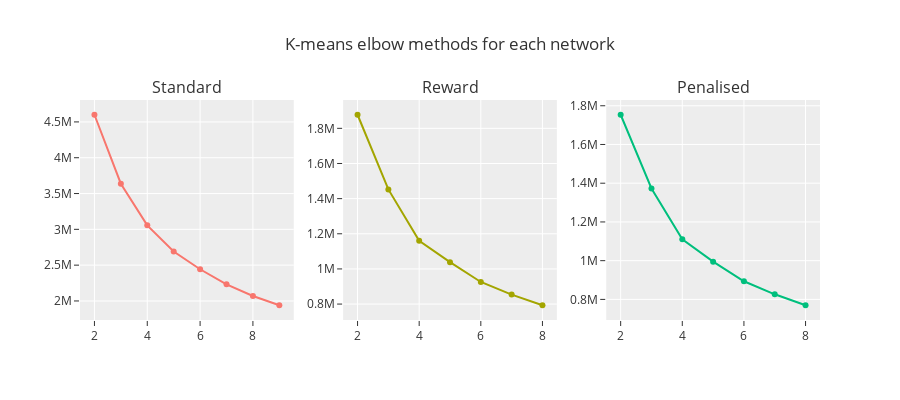

Notebook code for this chart:
### Code cell
subplots_config = {
    "num_cols": 3,
    "shared_x": False,
    "shared_y": False,
    "h_spacing": None,
    "v_spacing": 0.08,
    "main_title": "K-means elbow methods for each network",
    "height": 400,
    "width": None,
    "y_title": None,
    "x_title": None,
    "specs": None,
}

fig = gh.helper_multiplots(figs, titles, subplots_config)
fig.show()
save_fig(name=f"p0_elbowMethod_4K_{vers}", fig=fig, base_path=figures_path, width=None, height=400)

### Figure 1 — Plotly figure (JSON) as saved in the notebook; plotly's stock layout.template omitted (floating-point values rounded to 4 significant figures)
{"data": [{"mode": "lines+markers", "type": "scatter", "x": [2, 3, 4, 5, 6, 7, 8, 9], "xaxis": "x", "y": [4600000.0, 3637000.0, 3056000.0, 2691000.0, 2442000.0, 2232000.0, 2069000.0, 1940000.0], "yaxis": "y"}, {"mode": "lines+markers", "type": "scatter", "x": [2, 3, 4, 5, 6, 7, 8], "xaxis": "x2", "y": [1877000.0, 1453000.0, 1160000.0, 1039000.0, 925800.0, 853900.0, 793300.0], "yaxis": "y2"}, {"mode": "lines+markers", "type": "scatter", "x": [2, 3, 4, 5, 6, 7, 8], "xaxis": "x3", "y": [1754000.0, 1373000.0, 1110000.0, 995000.0, 893700.0, 826300.0, 769800.0], "yaxis": "y3"}], "layout": {"annotations": [{"font": {"size": 16}, "showarrow": false, "text": "Standard", "x": 0.1444, "xanchor": "center", "xref": "paper", "y": 1, "yanchor": "bottom", "yref": "paper"}, {"font": {"size": 16}, "showarrow": false, "text": "Reward", "x": 0.5, "xanchor": "center", "xref": "paper", "y": 1, "yanchor": "bottom", "yref": "paper"}, {"font": {"size": 16}, "showarrow": false, "text": "Penalised", "x": 0.8556, "xanchor": "center", "xref": "paper", "y": 1, "yanchor": "bottom", "yref": "paper"}], "height": 400, "showlegend": false, "title": {"text": "K-means elbow methods for each network"}, "xaxis": {"anchor": "y", "domain": [0, 0.2889]}, "xaxis2": {"anchor": "y2", "domain": [0.3556, 0.6444]}, "xaxis3": {"anchor": "y3", "domain": [0.7111, 1]}, "yaxis": {"anchor": "x", "domain": [0, 1]}, "yaxis2": {"anchor": "x2", "domain": [0, 1]}, "yaxis3": {"anchor": "x3", "domain": [0, 1]}}}
